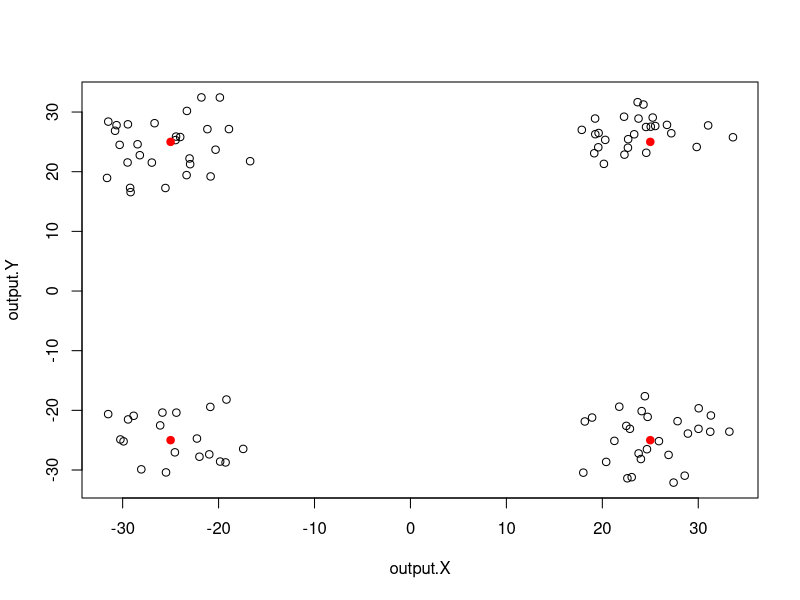
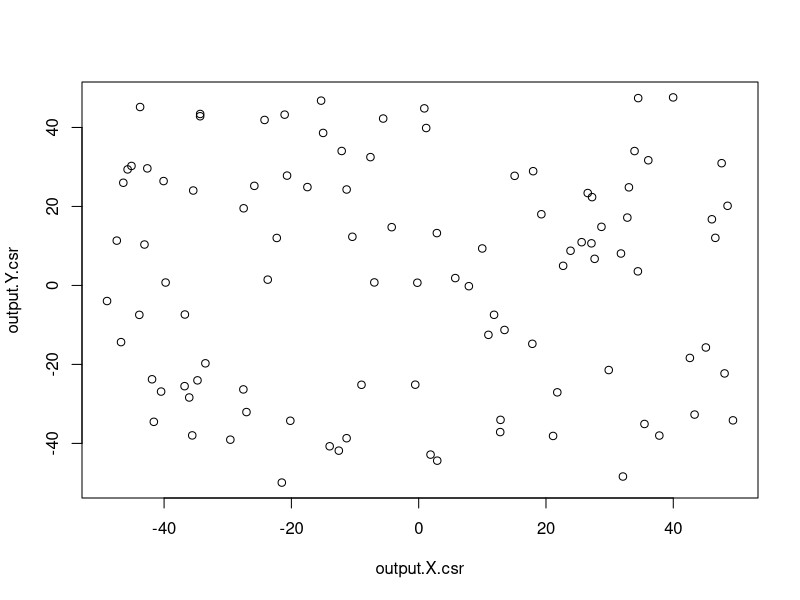
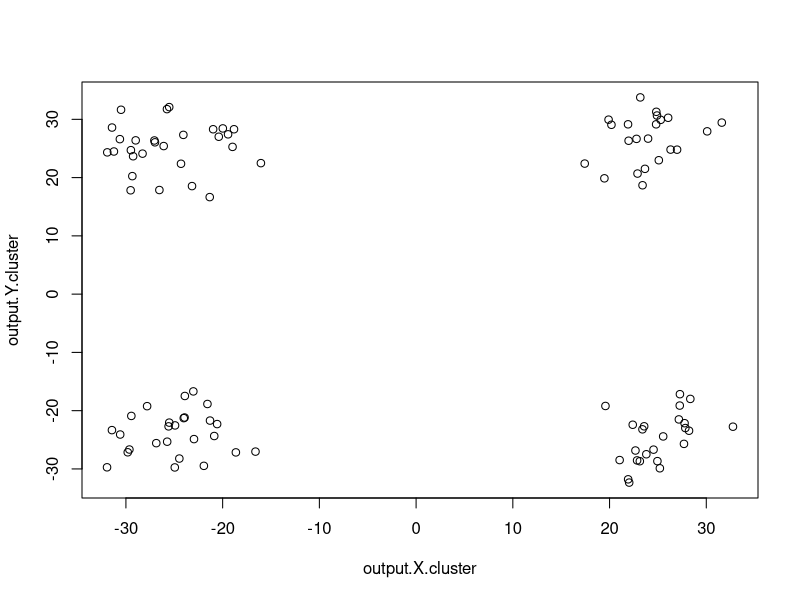
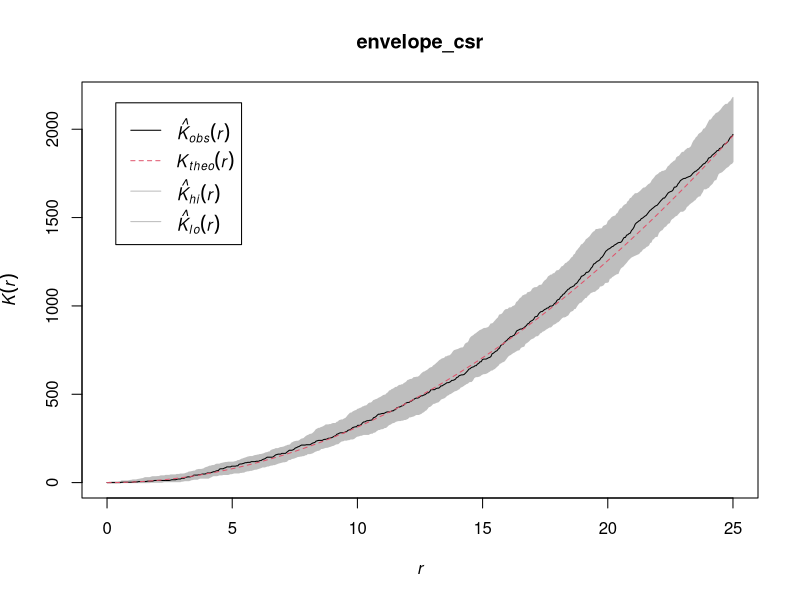
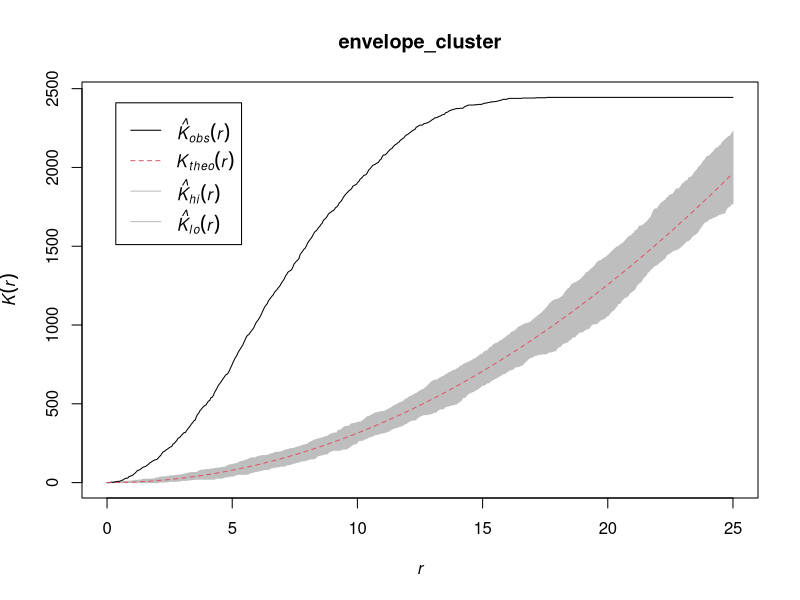
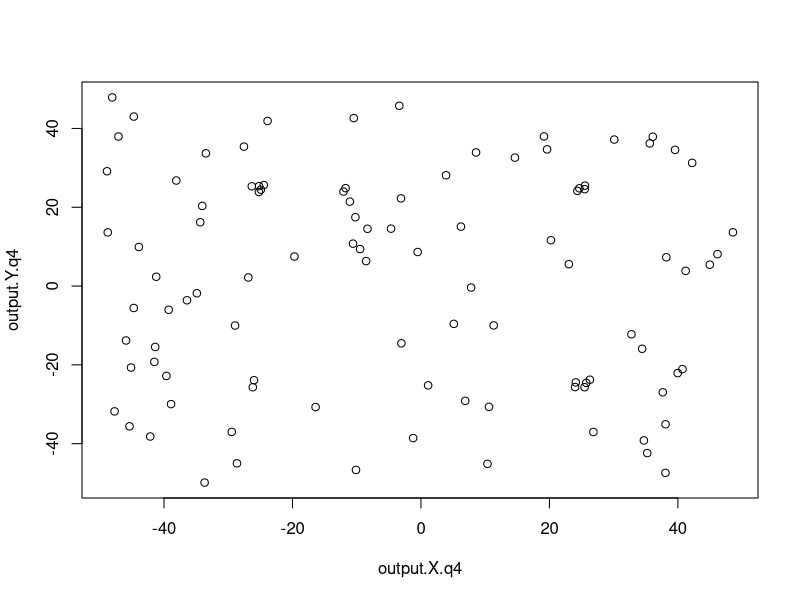
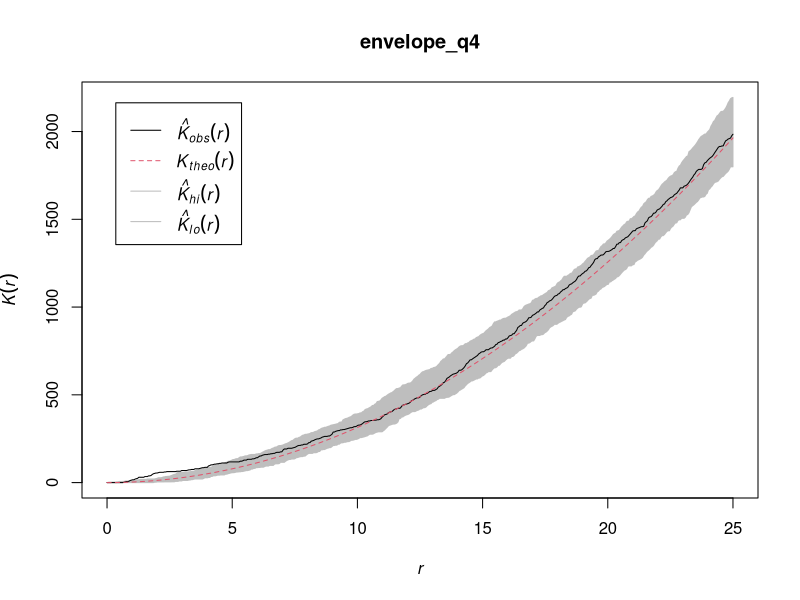

Write the R code that produced these figures, in order.
#Generate clustered spatial point process

library(spatstat)

#define variables
#variables that control the size and strength of clusters
val.at.center=1
effect.range=10
background=0.0001

#variables that control the number of points and spatial dimensions
Pointnum=100
Xmin=-50
Xmax=50
Ymin=-50
Ymax=50

#define the center locations and set up the distance vector
centers=matrix(data=c(-25,-25,25,25,-25,25,-25,25),nrow=4,ncol=2)
dist=matrix(nrow=4,ncol=1)

#define outputs
output.X=matrix(nrow = Pointnum, ncol = 1)
output.Y=matrix(nrow = Pointnum, ncol = 1)

#precalcs - calculate the slope of the clustering effect
slope=(val.at.center-background)/effect.range

#set a counter
outcounter=0

#main for loop
for (i in 1:100000){
  #generate a random candidate point
  x.candidate=runif(1, min=Xmin, max=Xmax)
  y.candidate=runif(1, min=Ymin, max=Ymax)
  
  #calculate the distance between the candidate point and the nearest cluster center
  for (j in 1:4){
    dist[j]=sqrt((x.candidate-centers[j,1])^2+(y.candidate-centers[j,2])^2)
  }
  min.dist=min(dist)
  
  #calculate the probability of retaining the candidate point
  if(min.dist<effect.range){
    prob=val.at.center-slope*min.dist
  }
  else
    prob=background
  
  #roll the dice to see if you keep the candidate point
  testval=runif(1,min=0,max=1)  
  if (testval<prob){
    outcounter=outcounter+1
    keep=1
    output.X[outcounter]=x.candidate
    output.Y[outcounter]=y.candidate
  }
  
  #if you've reached your target number of points, break from the for loop
  if(outcounter==Pointnum){
    break
  }
}

#plot the points and the cluster centers
plot(output.X,output.Y)
points(centers,type="p", col="red", pch=21, bg="red")

#create a point pattern object for analysis using the spatstat library
output_ppp = ppp(output.X, output.Y, c(Xmin,Xmax), c(Ymin,Ymax))




#Q1

#CSR
background.csr=1
output.X.csr=matrix(nrow = Pointnum, ncol = 1)
output.Y.csr=matrix(nrow = Pointnum, ncol = 1)
slope.csr=(val.at.center-background.csr)/effect.range

#set a counter
outcounter=0

#main for loop
for (i in 1:100000){
  #generate a random candidate point
  x.candidate=runif(1, min=Xmin, max=Xmax)
  y.candidate=runif(1, min=Ymin, max=Ymax)
  
  #calculate the distance between the candidate point and the nearest cluster center
  for (j in 1:4){
    dist[j]=sqrt((x.candidate-centers[j,1])^2+(y.candidate-centers[j,2])^2)
  }
  min.dist=min(dist)
  
  #calculate the probability of retaining the candidate point
  if(min.dist<effect.range){
    prob=val.at.center-slope.csr*min.dist
  }
  else
    prob=background.csr
  
  #roll the dice to see if you keep the candidate point
  testval=runif(1,min=0,max=1)  
  if (testval<prob){
    outcounter=outcounter+1
    keep=1
    output.X.csr[outcounter]=x.candidate
    output.Y.csr[outcounter]=y.candidate
  }
  
  #if you've reached your target number of points, break from the for loop
  if(outcounter==Pointnum){
    break
  }
}

output_csr = ppp(output.X.csr, output.Y.csr, c(Xmin,Xmax), c(Ymin,Ymax))

#plot the points 
plot(output.X.csr,output.Y.csr)



#Clustered
background.cluster = 0.0001
output.X.cluster=matrix(nrow = Pointnum, ncol = 1)
output.Y.cluster=matrix(nrow = Pointnum, ncol = 1)
slope.cluster=(val.at.center-background.cluster)/effect.range

#set a counter
outcounter=0

#main for loop
for (i in 1:100000){
  #generate a random candidate point
  x.candidate=runif(1, min=Xmin, max=Xmax)
  y.candidate=runif(1, min=Ymin, max=Ymax)
  
  #calculate the distance between the candidate point and the nearest cluster center
  for (j in 1:4){
    dist[j]=sqrt((x.candidate-centers[j,1])^2+(y.candidate-centers[j,2])^2)
  }
  min.dist=min(dist)
  
  #calculate the probability of retaining the candidate point
  if(min.dist<effect.range){
    prob=val.at.center-slope.cluster*min.dist
  }
  else
    prob=background.cluster
  
  #roll the dice to see if you keep the candidate point
  testval=runif(1,min=0,max=1)  
  if (testval<prob){
    outcounter=outcounter+1
    keep=1
    output.X.cluster[outcounter]=x.candidate
    output.Y.cluster[outcounter]=y.candidate
  }
  
  #if you've reached your target number of points, break from the for loop
  if(outcounter==Pointnum){
    break
  }
}

output_cluster = ppp(output.X.cluster, output.Y.cluster, c(Xmin,Xmax), c(Ymin,Ymax))

#plot the points 
plot(output.X.cluster,output.Y.cluster)




#Q2
quadrat.test(output_csr)
quadrat.test(output_cluster)



#Q3
envelope_csr <- envelope(output_csr)
envelope_cluster <- envelope(output_cluster)

plot(envelope_csr)
plot(envelope_cluster)




#Q4
effect.range.q4 = 2
background.q4 = 0.009
output.X.q4=matrix(nrow = Pointnum, ncol = 1)
output.Y.q4=matrix(nrow = Pointnum, ncol = 1)
slope.q4=(val.at.center-background.q4)/effect.range.q4

#set a counter
outcounter=0

#main for loop
for (i in 1:100000){
  #generate a random candidate point
  x.candidate=runif(1, min=Xmin, max=Xmax)
  y.candidate=runif(1, min=Ymin, max=Ymax)
  
  #calculate the distance between the candidate point and the nearest cluster center
  for (j in 1:4){
    dist[j]=sqrt((x.candidate-centers[j,1])^2+(y.candidate-centers[j,2])^2)
  }
  min.dist=min(dist)
  
  #calculate the probability of retaining the candidate point
  if(min.dist<effect.range){
    prob=val.at.center-slope.q4*min.dist
  }
  else
    prob=background.q4
  
  #roll the dice to see if you keep the candidate point
  testval=runif(1,min=0,max=1)  
  if (testval<prob){
    outcounter=outcounter+1
    keep=1
    output.X.q4[outcounter]=x.candidate
    output.Y.q4[outcounter]=y.candidate
  }
  
  #if you've reached your target number of points, break from the for loop
  if(outcounter==Pointnum){
    break
  }
}

output_q4 = ppp(output.X.q4, output.Y.q4, c(Xmin,Xmax), c(Ymin,Ymax))


plot(output.X.q4,output.Y.q4)


envelope_q4 <- envelope(output_q4)
plot(envelope_q4)
